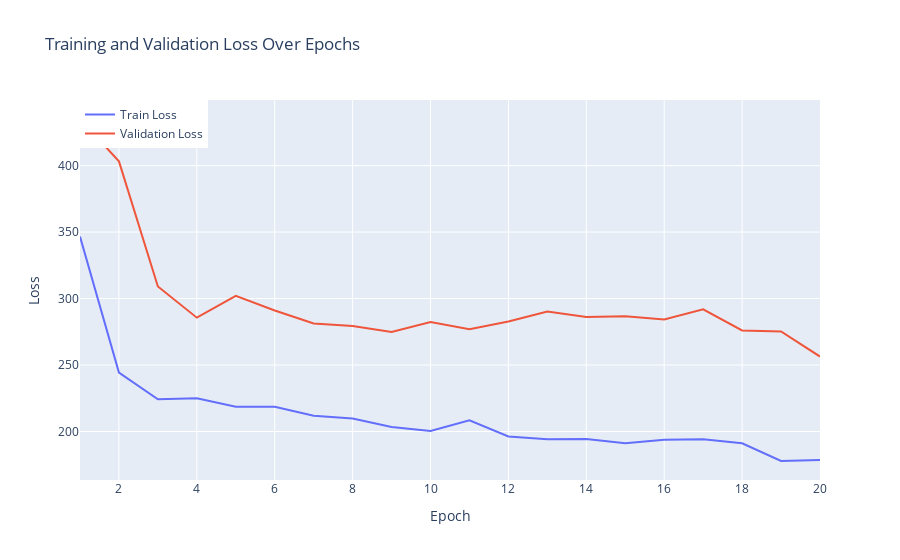

Notebook cell for this chart:
### Code cell
fig = go.Figure()
length = len(history3.history['loss'])
fig.add_trace(go.Scatter(x=np.arange(1, length+1), y=history3.history['loss'], mode='lines', name='Train Loss'))
fig.add_trace(go.Scatter(x=np.arange(1, length+1), y=history3.history['val_loss'], mode='lines', name='Validation Loss'))
fig.update_layout(
    title='Training and Validation Loss Over Epochs',
    xaxis=dict(title='Epoch'),
    yaxis=dict(title='Loss'),
    legend=dict(x=0, y=1, traceorder='normal'),
)
fig.show()

### Figure 1 — Plotly figure (JSON) as saved in the notebook; plotly's stock layout.template omitted (floating-point values rounded to 4 significant figures)
{"data": [{"mode": "lines", "name": "Train Loss", "type": "scatter", "x": [1, 2, 3, 4, 5, 6, 7, 8, 9, 10, 11, 12, 13, 14, 15, 16, 17, 18, 19, 20], "y": [346.6, 244.4, 224.2, 224.9, 218.7, 218.6, 211.9, 209.8, 203.4, 200.5, 208.5, 196.2, 194.1, 194.4, 191.1, 193.8, 194.2, 191.1, 177.8, 178.5]}, {"mode": "lines", "name": "Validation Loss", "type": "scatter", "x": [1, 2, 3, 4, 5, 6, 7, 8, 9, 10, 11, 12, 13, 14, 15, 16, 17, 18, 19, 20], "y": [435.0, 403.2, 309.1, 285.6, 302.1, 291.0, 281.3, 279.4, 274.8, 282.4, 277.0, 282.7, 290.2, 286.1, 286.7, 284.3, 292.0, 276.0, 275.3, 256.4]}], "layout": {"legend": {"traceorder": "normal", "x": 0, "y": 1}, "title": {"text": "Training and Validation Loss Over Epochs"}, "xaxis": {"title": {"text": "Epoch"}}, "yaxis": {"title": {"text": "Loss"}}}}
